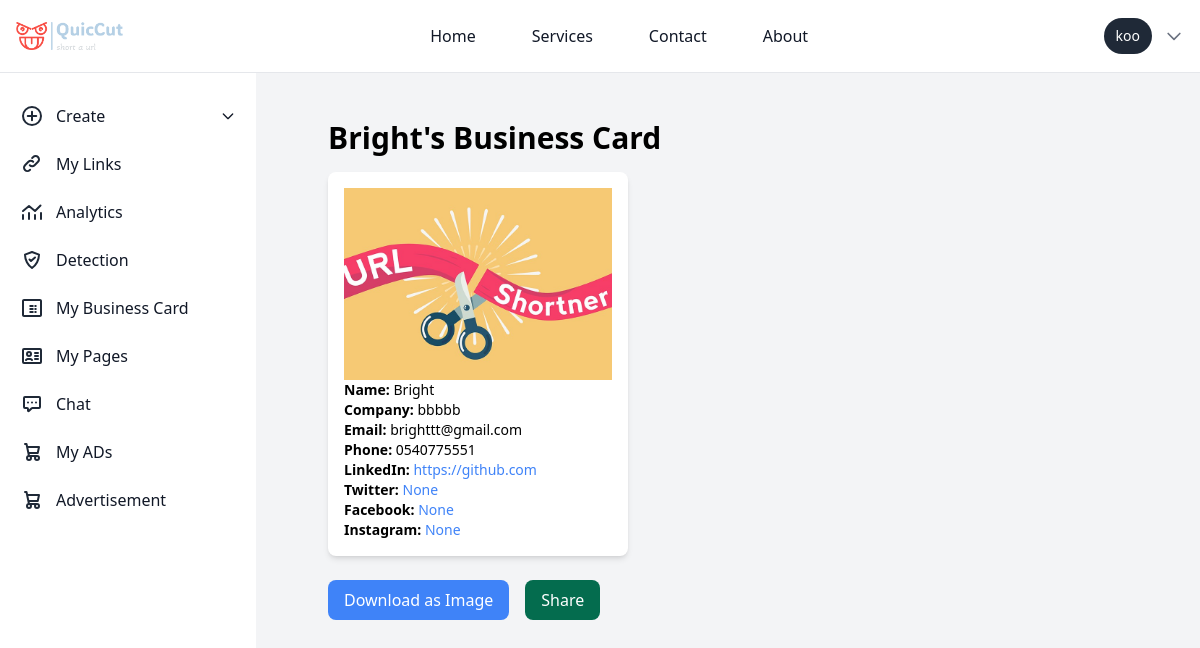
The page /business_card/business-cards/4/ (signed in) on the database its author committed.
### business_card/models.py (models this page shows, shortened)
class UserBusinessCard(models.Model):
    user = models.ForeignKey(User, on_delete=models.CASCADE)
    template = models.ForeignKey(BusinessCardTemplate, on_delete=models.CASCADE, blank=True, null=True)
    custom_template_image = models.ImageField(upload_to='custom_templates/', blank=True, null=True)
    name = models.CharField(max_length=100)
    company_name = models.CharField(max_length=100)
    email = models.EmailField()
    phone_number = models.CharField(max_length=15)
    linkedin = models.URLField(blank=True, null=True)
    twitter = models.URLField(blank=True, null=True)
    facebook = models.URLField(blank=True, null=True)
    instagram = models.URLField(blank=True, null=True)
    created_at = models.DateTimeField(auto_now_add=True)
    logo = models.ImageField(upload_to='logos/', blank=True, null=True)

### business_card/views.py (the view)
# urls.py: path('business-cards/<int:pk>/', views.business_card_detail, name='business_card_detail'),
@login_required
def business_card_detail(request, pk):
    business_card = get_object_or_404(UserBusinessCard, pk=pk)
    return render(request, 'business_card/business_card_detail.html', {'business_card': business_card})

### chat/templatetags/chat_tags.py (called while the page is built)
@register.simple_tag
def unread_message_count(user):
    return Message.objects.filter(receiver=user, is_read=False).count()

### templates/business_card/business_card_detail.html (shortened to what this page needs)
{% extends "basehome/base.html" %}
{% load static %}
{% block content %}
{% load static %}
<body class="overflow-hidden">
<div class="bg-gray-100 p-10 sm:ml-64 mt-12 overflow-y-auto max-h-screen">
    <div class="w-full h-screen bg-gray-100">
    <div class="container mx-auto  p-8 rounded-lg ">
        <h1 class="text-3xl font-bold mb-4">{{ business_card.name }}'s Business Card</h1>
        <div id="business-card" class="flex flex-col items-center bg-white p-4 rounded-lg shadow-md" style="width: 300px;">
            <div class="h-48 overflow-hidden">
                {% if business_card.custom_template_image %}
                    <img src="{{ business_card.custom_template_image.url }}" alt="Business Card Template" class="w-full h-full object-cover">
                {% else %}
                    <img src="{{ business_card.template.image.url }}" alt="Business Card Template" class="w-full h-full object-cover">
                {% endif %}
            </div>
            <div class="text-left w-full">
                <p class="text-sm"><strong>Name:</strong> {{ business_card.name }}</p>
                <p class="text-sm"><strong>Company:</strong> {{ business_card.company_name }}</p>
                <p class="text-sm"><strong>Email:</strong> {{ business_card.email }}</p>
                <p class="text-sm"><strong>Phone:</strong> {{ business_card.phone_number }}</p>
                <p class="text-sm"><strong>LinkedIn:</strong> <a href="{{ business_card.linkedin }}" class="text-blue-500 hover:underline break-words">{{ business_card.linkedin }}</a></p>
                <p class="text-sm"><strong>Twitter:</strong> <a href="{{ business_card.twitter }}" class="text-blue-500 hover:underline break-words">{{ business_card.twitter }}</a></p>
                <p class="text-sm"><strong>Facebook:</strong> <a href="{{ business_card.facebook }}" class="text-blue-500 hover:underline break-words">{{ business_card.facebook }}</a></p>
                <p class="text-sm"><strong>Instagram:</strong> <a href="{{ business_card.instagram }}" class="text-blue-500 hover:underline break-words">{{ business_card.instagram }}</a></p>
            </div>
        </div>
        <div class="mt-6 flex space-x-4">
            <button id="downloadBtn" class="bg-blue-500 text-white px-4 py-2 rounded-lg hover:bg-blue-600">Download as Image</button>
                <button id="share-button"  class="bg-green-700 text-white px-4 py-2 rounded-lg hover:bg-green-600">
                    Share
                </button>
        </div>
    </div>
    <br>
    <br>
    <br>
</div>
</div>
</body>
{% endblock %}

### templates/basehome/base.html (shortened to what this page needs)
{% load compress %}
{% load static %}
{% load chat_tags %}
<!DOCTYPE html>
<html lang="en">
<head>
    {% compress css %}
    <link rel="stylesheet" href="{% static 'src/output.css' %}">
    {% endcompress %}
</head>
<body class="p-0 m-0">
  <nav class="bg-white dark:bg-gray-900 border-b border-gray-200 dark:border-gray-700  fixed w-full z-10 top-0">
    <div class="max-w-screen-xl mx-auto p-4 flex flex-wrap items-center justify-between">
       <a href="#" class=" items-center ">
          <img src="{% static 'logo.png' %}" class="h-6 me-3 sm:h-7" alt="logo" />
        </a>
        <div class="flex items-center md:order-2 space-x-3 rtl:space-x-reverse">
            {% if user.is_authenticated %}
            <span class="flex items-center text-sm bg-gray-800 text-white rounded-full py-2 px-3 focus:ring-4 focus:ring-gray-300 dark:focus:ring-gray-600">
                {{ user.username }}
            </span>
            <div class="relative">
                <button id="user-menu-button" class="flex items-center text-sm text-gray-500 hover:text-gray-700 dark:text-gray-400 dark:hover:text-gray-300 focus:outline-none">
                    <svg class="w-5 h-5" fill="none" stroke="currentColor" viewBox="0 0 24 24" xmlns="http://www.w3.org/2000/svg">
                        <path stroke-linecap="round" stroke-linejoin="round" stroke-width="2" d="M19 9l-7 7-7-7"></path>
                    </svg>
                </button>
            </div>
            {% endif %}
        </div>
        <div class="hidden w-full md:flex md:w-auto md:order-1" id="navbar-user">
            <ul class="flex flex-col p-4 mt-4 bg-gray-50 md:bg-white dark:bg-gray-800 md:dark:bg-gray-900 md:mt-0 md:flex-row md:space-x-8 md:p-0 border border-gray-100 rounded-lg md:border-0 dark:border-gray-700">
                <li>
                    <a href="{% url 'landingpage' %}" class="block py-2 px-3 text-gray-900 hover:text-blue-700 dark:text-white md:hover:bg-transparent md:dark:hover:text-blue-500 dark:hover:bg-gray-700 dark:hover:text-white md:dark:hover:bg-transparent">Home</a>
                </li>
                <li>
                    <a href="{% url 'service' %}" class="block py-2 px-3 text-gray-900 hover:text-blue-700 dark:text-white md:hover:bg-transparent md:dark:hover:text-blue-500 dark:hover:bg-gray-700 dark:hover:text-white md:dark:hover:bg-transparent">Services</a>
                </li>
                <li>
                    <a href="{% url 'contact' %}" class="block py-2 px-3 text-gray-900 hover:text-blue-700 dark:text-white md:hover:bg-transparent md:dark:hover:text-blue-500 dark:hover:bg-gray-700 dark:hover:text-white md:dark:hover:bg-transparent">Contact</a>
                </li>
                <li>
                    <a href="{% url 'about' %}" class="block py-2 px-3 text-gray-900 hover:text-blue-700 dark:text-white md:hover:bg-transparent md:dark:hover:text-blue-500 dark:hover:bg-gray-700 dark:hover:text-white md:dark:hover:bg-transparent">About</a>
                </li>
            </ul>
        </div>
    </div>
</nav>
{% if user.is_authenticated %}
    <nav class="bg-white">
      <aside id="logo-sidebar" class=" fixed mt-20 left-0 z-40 w-64 h-screen transition-transform -translate-x-full sm:translate-x-0" aria-label="Sidebar">
        <div class="h-full px-3 py-4 overflow-y-auto bg-white dark:bg-white-800">
        <div >
          <div >
            <ul id="sidebar" class="space-y-2 font-medium">
             <li x-data="{ open: false }">
              <a href="javascript:void(0);" @click="open = !open" class="flex items-center p-2 text-gray-900 rounded-lg dark:text-white hover:bg-gray-100 dark:hover:bg-gray-700 group">
                  <span class="ms-3">Create</span>
                  <svg :class="{ 'rotate-180': open }" class="w-4 h-4 ml-auto transition-transform duration-200" xmlns="http://www.w3.org/2000/svg" fill="none" viewBox="0 0 24 24" stroke="currentColor">
                      <path stroke-linecap="round" stroke-linejoin="round" stroke-width="2" d="M19 9l-7 7-7-7"/>
                  </svg>
              </a>
          </li>
            <li>
              <a href="{% url 'user_links' %}" class="flex items-center p-2 text-gray-900 rounded-lg dark:text-white hover:bg-gray-100 dark:hover:bg-gray-700 group">
               <span class="ms-3">My Links</span>
               </a>
             </li>
             <li>
              <a href="{% url 'analytics_view' %}" class="flex items-center p-2 text-gray-900 rounded-lg dark:text-white hover:bg-gray-100 dark:hover:bg-gray-700 group">
                <svg class="w-6 h-6 text-gray-800 dark:text-white" aria-hidden="true" xmlns="http://www.w3.org/2000/svg" width="24" height="24" fill="none" viewBox="0 0 24 24">
                  <path stroke="currentColor" stroke-linecap="round" stroke-linejoin="round" stroke-width="2" d="M3 15v4m6-6v6m6-4v4m6-6v6M3 11l6-5 6 5 5.5-5.5"/>
                </svg>
                 <span class="flex-1 ms-3 whitespace-nowrap">Analytics</span>
              </a>
           </li>
           <li>
            <a href="{% url 'predict' %}" class="flex items-center p-2 text-gray-900 rounded-lg dark:text-white hover:bg-gray-100 dark:hover:bg-gray-700 group">
               <span class="flex-1 ms-3 whitespace-nowrap">Detection</span>
            </a>
         </li>
   <li>
    <a href="{% url 'business_card_list' %}" class="flex items-center p-2 text-gray-900 rounded-lg dark:text-white hover:bg-gray-100 dark:hover:bg-gray-700 group">
       <span class="flex-1 ms-3 whitespace-nowrap">My Business Card</span>
    </a>
 </li>
 <li>
  <a href="{% url 'user_landing_pages' %}" class="flex items-center p-2 text-gray-900 rounded-lg dark:text-white hover:bg-gray-100 dark:hover:bg-gray-700 group">
     <span class="flex-1 ms-3 whitespace-nowrap">My Pages</span>
  </a>
</li>
    <li>
      <a href="{% url 'chat_list' %}"  class="flex items-center p-2 text-gray-900 rounded-lg dark:text-white hover:bg-gray-100 dark:hover:bg-gray-700 group">
         <span class="flex-1 ms-3 whitespace-nowrap">Chat</span>
         {% load chat_tags %}
         {% unread_message_count user as unread_count %}
      </a>
   </li>
    <li>
      <a href="{% url 'my_content'%}" class="flex items-center p-2 text-gray-900 rounded-lg dark:text-white hover:bg-gray-100 dark:hover:bg-gray-700 group">
        <span class="ms-3">My ADs</span>
        </a>
      </li>
             <li>
              <a href="{% url 'content_list' %}" class="flex items-center p-2 text-gray-900 rounded-lg dark:text-white hover:bg-gray-100 dark:hover:bg-gray-700 group">
                 <span class="flex-1 ms-3 whitespace-nowrap">Advertisement</span>
              </a>
           </li>
            </ul>
          </div>
        </div>
        <br>
        <br>
        <br>
        <br>
      </nav>
      {% endif %}
      <div id="contentss">
      {% block content %}
      {% endblock %}
      </div>
</body>
</html>

### rows shown on the page
UserBusinessCard: name "Bright", custom_template_image (picture), company_name "bbbbb", email "brighttt@gmail.com", phone_number "0540775551", linkedin "https://github.com", twitter "None", facebook "None", instagram "None"

### other values the page prints
{{ user.username }} "koo"
